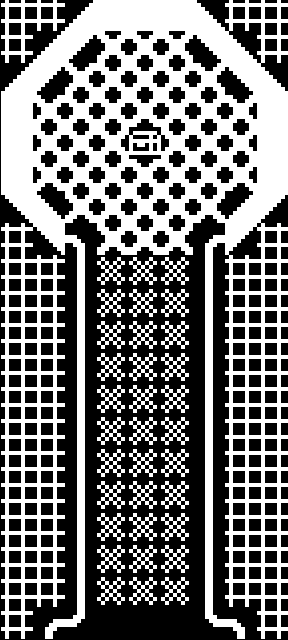

A level layout from a 2D game, rendered from its tile map. Below: a short description, then the map file with its tile-grid data intact:
An orthogonal 9x20 tile map with 32x32 px tiles, 1 tile layer (Tile Layer 1).

<map version="1.10" tiledversion="1.11.2" orientation="orthogonal" renderorder="right-down" width="9" height="20" tilewidth="32" tileheight="32" infinite="0" nextlayerid="2" nextobjectid="1">
 <tileset firstgid="1" source="../bridgeit.tsx" />
 <layer id="1" name="Tile Layer 1" width="9" height="20">
  <data encoding="csv">
20,20,19,1,1,1,16,20,20,
20,19,26,4,4,4,29,16,20,
19,26,4,4,4,4,4,29,16,
1,4,4,4,4,4,4,4,1,
1,4,4,4,23,4,4,4,1,
1,4,4,4,4,4,4,4,1,
29,16,4,4,4,4,4,19,26,
20,29,28,4,4,4,25,26,20,
20,20,31,5,5,5,31,20,20,
20,20,31,5,5,5,31,20,20,
20,20,31,5,5,5,31,20,20,
20,20,31,5,5,5,31,20,20,
20,20,31,5,5,5,31,20,20,
20,20,31,5,5,5,31,20,20,
20,20,31,5,5,5,31,20,20,
20,20,31,5,5,5,31,20,20,
20,20,31,5,5,5,31,20,20,
20,20,31,5,5,5,31,20,20,
20,20,31,5,5,5,31,20,20,
20,25,18,0,0,0,15,28,20
</data>
 </layer>
</map>
